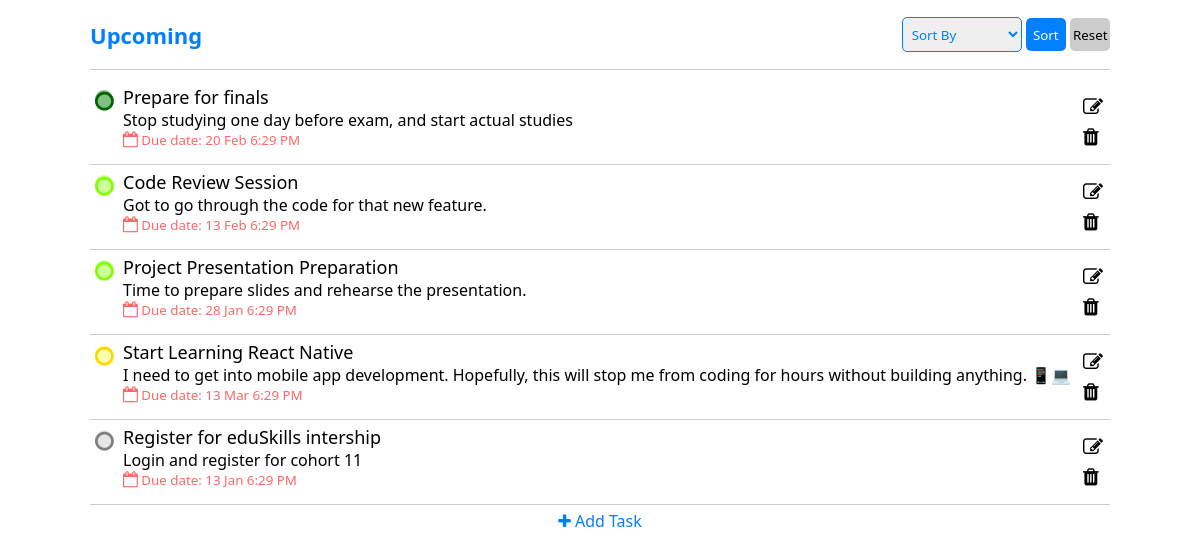
The app's page /main/upcoming-tasks.php (signed in) with its own data.
### tables this page shows
CREATE TABLE `tasks` (
  `Sno` int(11) NOT NULL,
  `task-name` varchar(200) NOT NULL,
  `task-desc` text NOT NULL,
  `due-date` timestamp NULL DEFAULT current_timestamp(),
  `priority` int(10) DEFAULT 4,
  `timestamp` timestamp NOT NULL DEFAULT current_timestamp(),
  `user-id` int(11) NOT NULL
);

### main/upcoming-tasks.php (the view, shortened to what this page needs)
<?php
    require_once '../config.php';
?>
<head>
    <link rel="stylesheet" href="main-page.css">
    <link href="https://maxcdn.bootstrapcdn.com/font-awesome/4.2.0/css/font-awesome.min.css" rel="stylesheet">
</head>
<body>
<section id="content-today" class="content">
    <div class="head">
        <div class="heading">
            <span>Upcoming</span>
        </div>
        <form method="post">
            <select name="sort-by" id="sort-box">
                <option hidden selected value="">Sort By</option>
            </select>
            <span class="buttons">
                <button class="two" name="sort-submit">Sort</button>
                <button class="one" name="sort-reset">Reset</button>
            </span>
        </form>
    </div>
    <div class="tasks">
        <?php
            if(isset($_POST['sort-submit'])){
                $sortBy = $_POST['sort-by'];
                if($sortBy == "priority"){
                    $sql1 = "SELECT * FROM `tasks` WHERE `user-id` = '{$_SESSION['id']}' AND DATE(`due-date`) > DATE(now()) ORDER BY `priority` ASC";
                }
                if($sortBy == "due-date-asc"){
                    $sql1 = "SELECT * FROM `tasks` WHERE `user-id` = '{$_SESSION['id']}' AND DATE(`due-date`) > DATE(now()) ORDER BY `due-date` ASC";
                }
                if($sortBy == "due-date-desc"){
                    $sql1 = "SELECT * FROM `tasks` WHERE `user-id` = '{$_SESSION['id']}' AND DATE(`due-date`) > DATE(now()) ORDER BY `due-date` DESC";
                }
                if($sortBy == "old-task-first"){
                    $sql1 = "SELECT * FROM `tasks` WHERE `user-id` = '{$_SESSION['id']}' AND DATE(`due-date`) > DATE(now()) ORDER BY `timestamp` ASC";
                }
                if($sortBy == "new-task-first"){
                    $sql1 = "SELECT * FROM `tasks` WHERE `user-id` = '{$_SESSION['id']}' AND DATE(`due-date`) > DATE(now()) ORDER BY `timestamp` DESC";
                }
                if($sortBy == "A-Z"){
                    $sql1 = "SELECT * FROM `tasks` WHERE `user-id` = '{$_SESSION['id']}' AND DATE(`due-date`) > DATE(now()) ORDER BY `task-name` ASC";
                }
                if($sortBy == "Z-A"){
                    $sql1 = "SELECT * FROM `tasks` WHERE `user-id` = '{$_SESSION['id']}' AND DATE(`due-date`) > DATE(now()) ORDER BY `task-name` DESC";
                }
                if($sortBy == ""){
                    $sql1 = "SELECT * FROM `tasks` WHERE `user-id` = '{$_SESSION['id']}' AND DATE(`due-date`) > DATE(now())";
                }
            }
            else{
                $sql1 = "SELECT * FROM `tasks` WHERE `user-id` = '{$_SESSION['id']}' AND DATE(`due-date`) > DATE(now())";
            }
            $result1 = mysqli_query($conn, $sql1) or die('query unsucessful');
            if(mysqli_num_rows($result1) > 0){
                while($row = mysqli_fetch_assoc($result1)){
        ?>
        <div class="single-task">
            <div class="todo">
                <div class="checkbox">
                    <i id="<?php
                        if($row['priority'] == 1){echo 'first'; }
                        else if($row['priority'] == 2){echo 'second'; }
                        else if($row['priority'] == 3){echo 'third'; }
                        else if($row['priority'] == 4){echo 'fourth'; }
                        else{echo 'fourth'; }?>"
                        class="fa fa-solid fa-circle-o">
                    </i>
                </div>
                <div class="text">
                    <span class="task-name"><?php echo $row['task-name'];?></span>
                    <p class="task-desc"><?php echo $row['task-desc'];?></p>
                    <div class="display-date">
                        <small style="color: rgb(255, 0, 0, 0.6);"><?php $dueDate = strtotime($row['due-date']); $myFormatForView = date("d M g:i A", $dueDate); echo ' <i style="font-size:16px;" class=" fa fa-solid fa-calendar-o"></i> Due date: ' . $myFormatForView;?></small>
                    </div>
                </div>
            </div>
            <div class="icons">
                <i attr-id="<?php echo $row['Sno'] ?>" class="fa fa-solid fa-edit"></i>
                <i attr-id="<?php echo $row['Sno'] ?>" class="fa fa-solid fa-trash"></i>
            </div>
        </div>
        <?php
            } }
        ?>
        <div class="addtask">
            <form class="add-task" action="function.php" method="post">
                <div class="add-task-head">
                    <i class="fa fa-light fa-plus"></i>
                    <span>Add Task</span>
                </div>
            </form>
        </div>
    </div>
</section>
</body>

### main/main-page.css (style rules this page uses)
* { margin: 0; padding: 0; text-decoration: none; font-family: 'system-ui', '-apple-system', 'BlinkMacSystemFont', 'Segoe UI', 'Roboto', 'Oxygen', 'Ubuntu', 'Cantarell', 'Open Sans', 'Helvetica Neue', 'sans-serif'; box-sizing: border-box; scroll-behavior: smooth; }
.content { width: 100%; overflow-y: auto; overflow-x: hidden; display: flex; align-items: center; flex-direction: column; }
.content .head { position: sticky; top: 0; width: 85%; display: flex; justify-content: space-between; align-items: center; height: 70px !important; padding: 20px 0; border-bottom: 1px solid #ccc; background-color: #fff; margin-bottom: 10px; color: var(--main-color); }
.content .head .heading span { font-size: 22px; font-weight: 700; }
.content select { padding: 5px; border: 1px solid var(--main-color); width: 120px; height: 35px; cursor: pointer; outline: none; border-radius: 5px; text-align: left; }
.content select option { color: #999999; font-weight: 500; }
.content select,select option { color: var(--main-color); }
.content .head form .buttons button { width: 40px; height: 33px; margin: 0; padding: 0 3px; font-weight: 500; }
.content .add-task { width: 100%; margin-bottom: 40px; }
.content .add-task .add-task-head { width: 100%; text-align: center; padding: 5px; cursor: pointer; color: var(--main-color); }
.buttons button { width: 80px; height: 30px; padding: 3px; margin: 0 2px; font-weight: 700; border: none; border-radius: 5px; cursor: pointer; }
.buttons .one { background-color: #ccc; }
.buttons .two { background-color: var(--main-color); color: white; }
.content .tasks { width: 85%; }
.content .tasks .single-task { display: flex; justify-content: space-between; flex-direction: row; align-items: center; border-bottom: 1px solid #ccc; padding: 5px 0; cursor: pointer; min-height: 80px; }
.content .tasks .single-task .todo { display: flex; }
.content .tasks .single-task .todo .text { padding: 0 0 10px 5px; }
.content .tasks .single-task .todo span { font-weight: 500; font-size: 18px; }
.content .tasks .single-task .todo .checkbox { padding: 5px; color: gray; }
.content .tasks .single-task .todo i { font-size: 16px; }
.content .tasks .single-task .todo .checkbox i { font-size: 22px; font-weight: 100; width: 18px; height: 19px; border-radius: 50%; background-color: #ddd; }
.content .tasks .single-task .todo .checkbox i#first { color: darkgreen; background-color: rgb(0, 128, 0, 0.5); }
.content .tasks .single-task .todo .checkbox i#second { color: chartreuse; background-color: rgb(127, 255, 0, 0.4); }
.content .tasks .single-task .todo .checkbox i#third { color: gold; background-color: rgb(255, 255, 0, 0.3); }
.content .tasks .single-task .todo .checkbox i#fourth { color: gray; background-color: rgb(128, 128, 128, 0.2); }
.content .tasks .single-task .icons i { width: 30px; text-align: center; margin: 0 2px; padding: 5px; font-size: 20px; display: flex; }

### records on screen
tasks: priority 1 (drawn), value "Prepare for finals", value "Stop studying one day before exam, and start actual studies", value "20 Feb 6:29 PM"
tasks: priority 2 (drawn), value "Code Review Session", value "Got to go through the code for that new feature.", value "13 Feb 6:29 PM"
tasks: priority 2 (drawn), value "Project Presentation Preparation", value "Time to prepare slides and rehearse the presentation.", value "28 Jan 6:29 PM"
tasks: priority 3 (drawn), value "Start Learning React Native", value "I need to get into mobile app development. Hopefully, this will stop me from coding for hours without building anything. 📱💻", value "13 Mar 6:29 PM"
tasks: priority 4 (drawn), value "Register for eduSkills intership", value "Login and register for cohort 11", value "13 Jan 6:29 PM"
